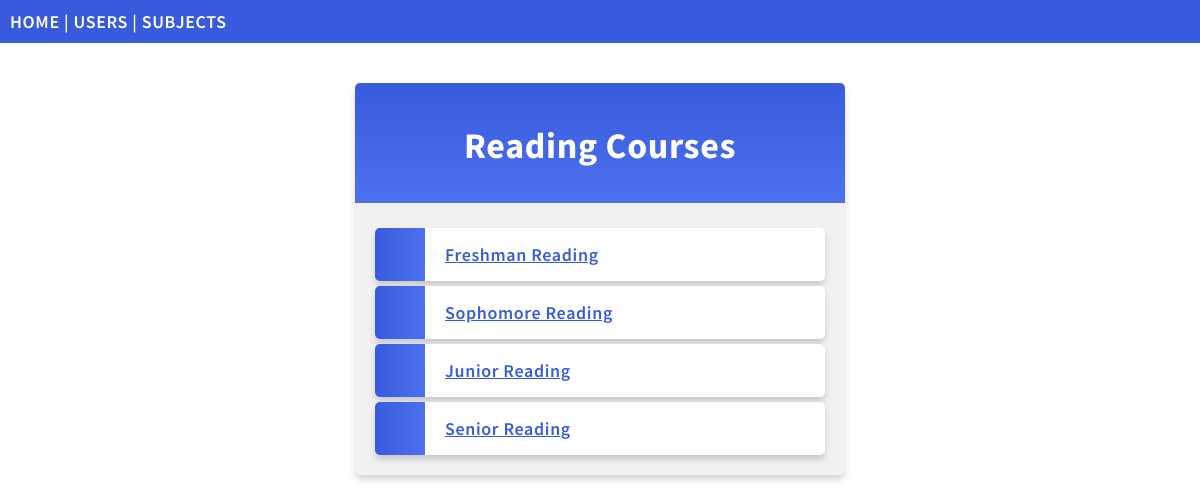
The app's page /subjects/subjectDetails/Reading with its own data.
### users/models.py (models this page shows, shortened)
class CoreSubject(models.Model):
    subject = models.CharField("Core Subject", max_length = 75)
    courses = models.ManyToManyField(Course, null = True, blank = True)

class Course(models.Model):
    course_name = models.CharField("Course", max_length = 75)
    all_tickets = models.ManyToManyField(Ticket, null = True, blank=True)
    description = models.CharField("Description", max_length = 300)

### users/views.py (the view)
# urls.py: path('subjects/subjectDetails/<str:subject>', views.subjectDetails, name = "Subject Details"),
def subjectDetails(request, subject):
    core_subject = CoreSubject.objects.get(subject=subject)
    courses = core_subject.courses.all()
    template = loader.get_template('subjects_details.html')
    context = {
        'subject': core_subject,
        'courses': courses,
    }
    return HttpResponse(template.render(context, request))

### users/templates/subjects_details.html (shortened to what this page needs)
{% extends "master.html" %}
{% block content %}
  <div class = "mycard">
  <h1>{{ subject.subject }} Courses</h1>
  <ul>
    {% for course in courses %}
      <li><a href="{{ subject.subject}}/{{ course.course_name }}">{{ course.course_name }}</a></li>
    {% endfor %}
  </ul>
  </div>
{% endblock %}

### users/static/myfirst.css (style rules this page uses)
body { margin:0; font: 600 18px 'Source Sans Pro', sans-serif; letter-spacing: 0.64px; color: #585d74; }
.mycard { background-color: #f1f1f1; background-image: linear-gradient(to bottom, #375BDC, #4D70EF); background-size: 100% 120px; background-repeat: no-repeat; margin: 40px auto; width: 450px; border-radius: 5px; box-shadow: 0 5px 7px -1px rgba(51, 51, 51, 0.23); padding: 20px; }
.mycard h1 { text-align: center; color:#ffffff; margin:20px 0 60px 0; }
ul { list-style-type: none; padding: 0; margin: 0; }
li { background-color: #ffffff; background-image: linear-gradient(to right, #375BDC, #4D70EF); background-size: 50px 800px; background-repeat: no-repeat; cursor: pointer; transition: transform .25s; border-radius: 5px; box-shadow: 0 5px 7px -1px rgba(51, 51, 51, 0.23); padding: 15px; padding-left: 70px; margin-top: 5px; }
a:link, a:visited { color: #375BDC; }

### records on screen
CoreSubject: subject "Reading"
Course: course_name "Freshman Reading"
Course: course_name "Sophomore Reading"
Course: course_name "Junior Reading"
Course: course_name "Senior Reading"
